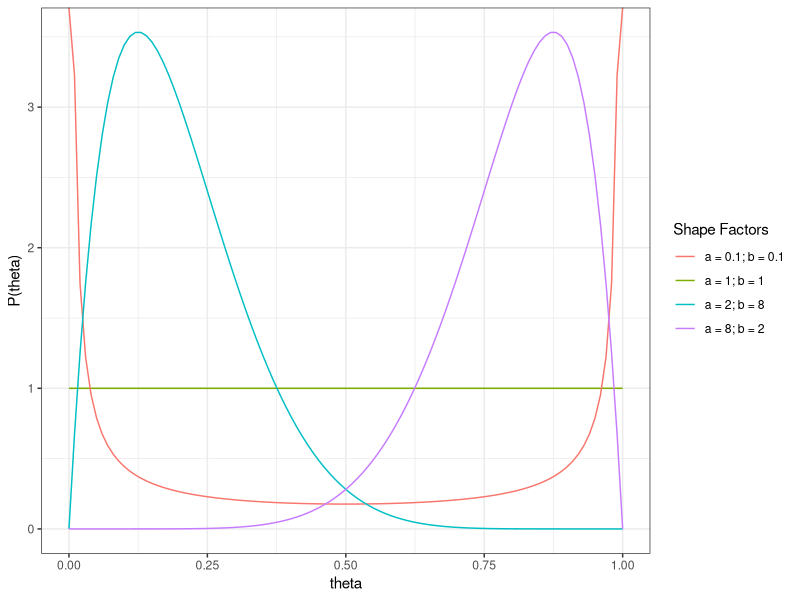
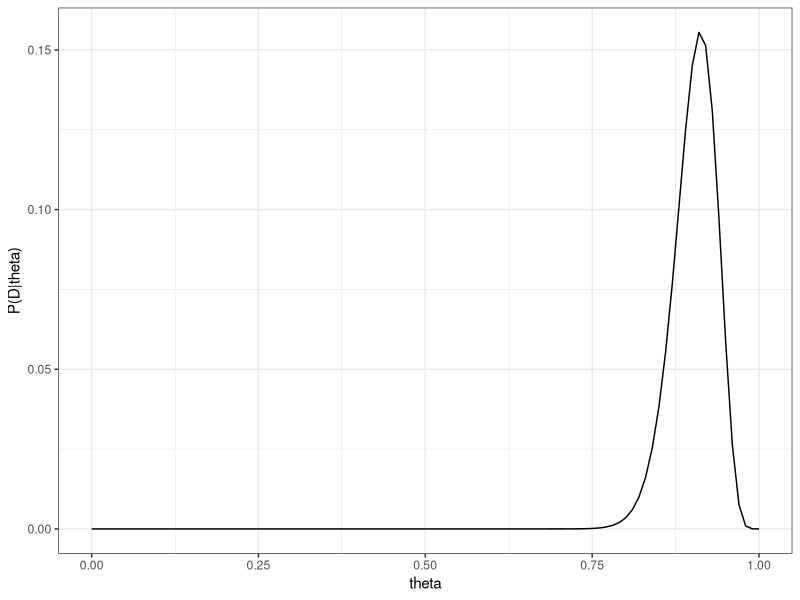
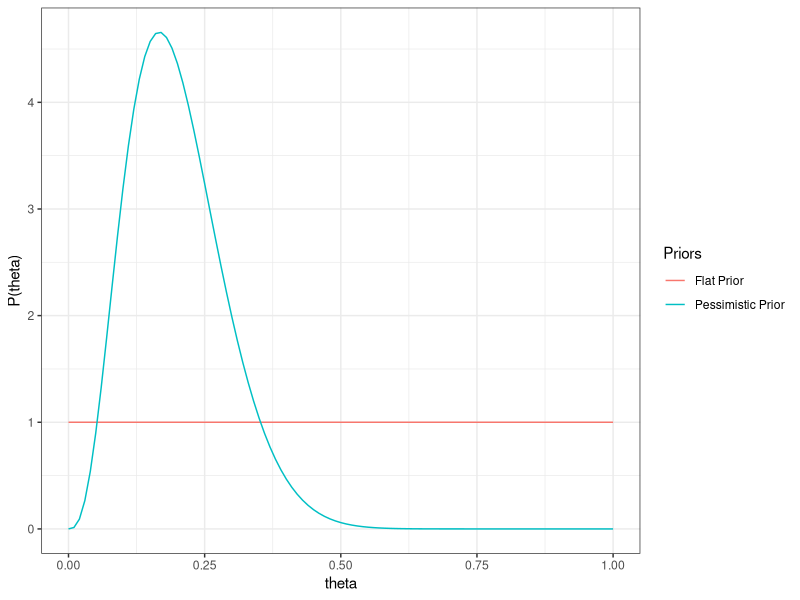

R code for these plots, in order:
## ---- chunk 1
knitr::opts_chunk$set(echo = TRUE)
library(ggplot2)
## ---- chunk 2
theta <- seq(0,1,0.01)

ggplot() +
  geom_line(aes(x = theta, y = dbeta(theta, 1, 1), col = 'a = 1; b = 1')) +
  geom_line(aes(x = theta, y = dbeta(theta, .1, .1), col = 'a = 0.1; b = 0.1')) +
  geom_line(aes(x = theta, y = dbeta(theta, 2, 8), col = 'a = 2; b = 8')) +
  geom_line(aes(x = theta, y = dbeta(theta, 8, 2), col = 'a = 8; b = 2')) +
  labs(x = 'theta', y = 'P(theta)', colour = 'Shape Factors') +
  theme_bw()

## ---- chunk 3
#define a likelihood function
likelihood <- function(n,y,theta){
  return(choose(n,y)*(theta^y)*((1-theta)^(n-y)))
}


#Binomial distribution for the 80 observed SKUs
lik <- data.frame(theta = theta, likelihood = likelihood(80,73,theta))

ggplot(data = lik, aes(x = theta, y = likelihood)) + geom_line(col = 'black') +
  labs(x = 'theta', y = 'P(D|theta)') + theme_bw()

## ---- chunk 4
theta <- seq(0,1,0.01)

ggplot() +
  geom_line(aes(x = theta, y = dbeta(theta, 1, 1), col = 'Flat Prior')) +
  geom_line(aes(x = theta, y = dbeta(theta, 4, 16), col = 'Pessimistic Prior')) +
  labs(x = 'theta', y = 'P(theta)', colour = 'Priors') +
  theme_bw()

